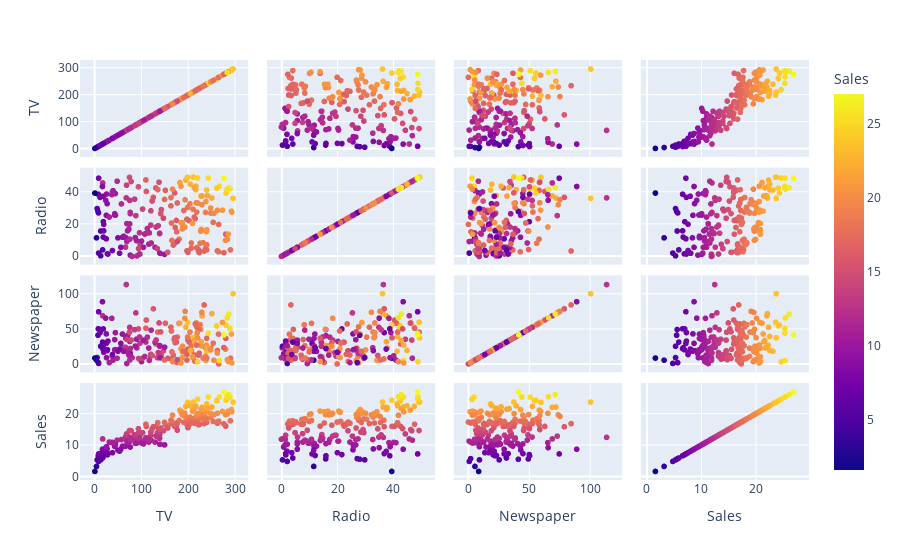

The code cell stored with this chart in its notebook:
### Code cell
# Scatter matrix
fig = px.scatter_matrix(df,
    dimensions=["TV", "Radio", "Newspaper", "Sales"],
    color="Sales")
fig.show()

### Figure 1 — Plotly figure (JSON) as saved in the notebook; plotly's stock layout.template omitted (floating-point values rounded to 4 significant figures; data arrays with more than 128 entries replaced by an {"elided": "..."} marker saying what was removed)
{"data": [{"dimensions": [{"axis": {"matches": true}, "label": "TV", "values": {"elided": "200 float values"}}, {"axis": {"matches": true}, "label": "Radio", "values": {"elided": "200 float values"}}, {"axis": {"matches": true}, "label": "Newspaper", "values": {"elided": "200 float values"}}, {"axis": {"matches": true}, "label": "Sales", "values": {"elided": "200 float values"}}], "hovertemplate": "%{xaxis.title.text}=%{x}<br>%{yaxis.title.text}=%{y}<br>Sales=%{marker.color}<extra></extra>", "legendgroup": "", "marker": {"color": {"elided": "200 float values"}, "coloraxis": "coloraxis", "symbol": "circle"}, "name": "", "showlegend": false, "type": "splom"}], "layout": {"coloraxis": {"colorbar": {"title": {"text": "Sales"}}, "colorscale": [[0, "#0d0887"], [0.1111, "#46039f"], [0.2222, "#7201a8"], [0.3333, "#9c179e"], [0.4444, "#bd3786"], [0.5556, "#d8576b"], [0.6667, "#ed7953"], [0.7778, "#fb9f3a"], [0.8889, "#fdca26"], [1, "#f0f921"]]}, "dragmode": "select", "legend": {"tracegroupgap": 0}, "margin": {"t": 60}}}
